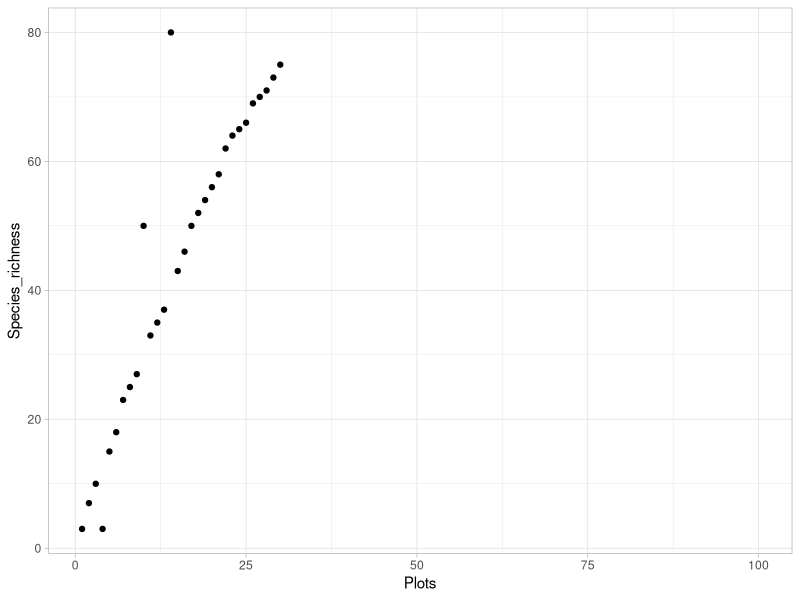

This chart was generated by the following R code:
## ---- chunk 1
plants_df2 <- read.csv("f_data.csv")
head(plants_df2)
View(plants_df2)
library(ggplot2)

ggplot(plants_df2,aes(x=Plots,y=Species_richness))+
  geom_point()+
    theme_light()
